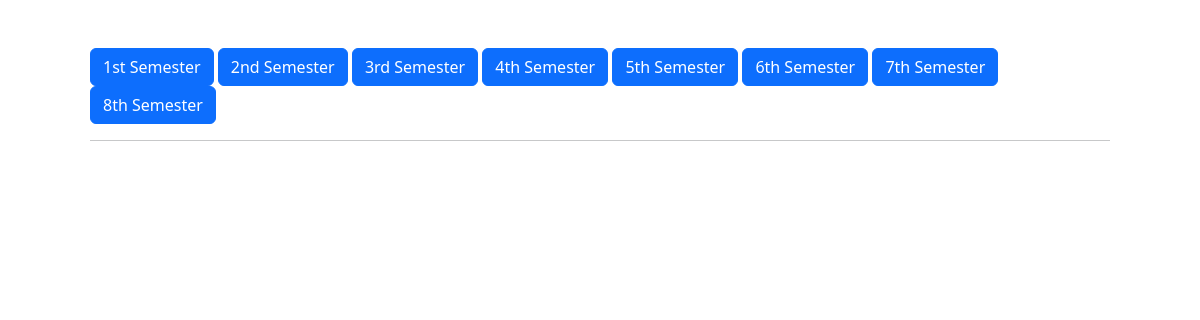
The page / on the database its author committed.
### marksheet/models.py (models this page shows, shortened)
class Semester(models.Model):
    title = models.CharField(max_length=50)
    created_date = models.DateTimeField(auto_now_add=True)
    updated_date = models.DateTimeField(auto_now=True)

### marksheet/views.py (the view, shortened to what this page needs)
# urls.py: path('', index, name='index')
def index(request):
    sem = Semester.objects.all()
    context = {'sem': sem}
    if request.GET.get('semester'):
        semester = Semester.objects.get(id=request.GET.get('semester'))
        context['semester'] = semester
    return render(request, 'home.html', context)

### templates/home.html (shortened to what this page needs)
{% extends 'base.html' %}
{% block body_content %}
<div class="p-5">
    <form method="GET">
        {% for sem in sem %}
        <button type="submit" class="btn btn-primary" name="semester" value="{{sem.id}}">{{sem.title}}</button>
        {% endfor %}
    </form>
    <hr>
</div>
{% endblock body_content %}

### templates/base.html (shortened to what this page needs)
<!doctype html>
<html lang="en">
<head>
  <link href="https://cdn.jsdelivr.net/npm/bootstrap@5.3.2/dist/css/bootstrap.min.css" rel="stylesheet"
>
</head>
<body>
  <div class="container">
    {% block body_content %}{% endblock body_content %}
  </div>
</body>
</html>

### rows shown on the page
Semester: {{ sem.id }} 1 (drawn), title "1st Semester"
Semester: {{ sem.id }} 2 (drawn), title "2nd Semester"
Semester: {{ sem.id }} 3 (drawn), title "3rd Semester"
Semester: {{ sem.id }} 4 (drawn), title "4th Semester"
Semester: {{ sem.id }} 5 (drawn), title "5th Semester"
Semester: {{ sem.id }} 6 (drawn), title "6th Semester"
Semester: {{ sem.id }} 7 (drawn), title "7th Semester"
Semester: {{ sem.id }} 8 (drawn), title "8th Semester"
